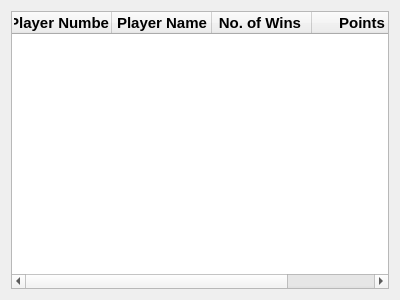
<?xml version="1.0" encoding="UTF-8"?>
<ui version="4.0">
 <class>PointsTable</class>
 <widget class="QWidget" name="PointsTable">
  <property name="geometry">
   <rect>
    <x>0</x>
    <y>0</y>
    <width>400</width>
    <height>300</height>
   </rect>
  </property>
  <property name="windowTitle">
   <string>Form</string>
  </property>
  <layout class="QVBoxLayout" name="verticalLayout">
   <item>
    <widget class="QTableWidget" name="tableWidget">
     <property name="font">
      <font>
       <pointsize>11</pointsize>
      </font>
     </property>
     <property name="sortingEnabled">
      <bool>true</bool>
     </property>
     <column>
      <property name="text">
       <string>Player Number</string>
      </property>
      <property name="font">
       <font>
        <pointsize>11</pointsize>
        <bold>true</bold>
       </font>
      </property>
     </column>
     <column>
      <property name="text">
       <string>Player Name</string>
      </property>
      <property name="font">
       <font>
        <pointsize>11</pointsize>
        <bold>true</bold>
       </font>
      </property>
     </column>
     <column>
      <property name="text">
       <string>No. of Wins </string>
      </property>
      <property name="font">
       <font>
        <pointsize>11</pointsize>
        <bold>true</bold>
       </font>
      </property>
     </column>
     <column>
      <property name="text">
       <string>Points</string>
      </property>
      <property name="font">
       <font>
        <pointsize>11</pointsize>
        <bold>true</bold>
       </font>
      </property>
     </column>
    </widget>
   </item>
  </layout>
 </widget>
 <resources/>
 <connections/>
</ui>
